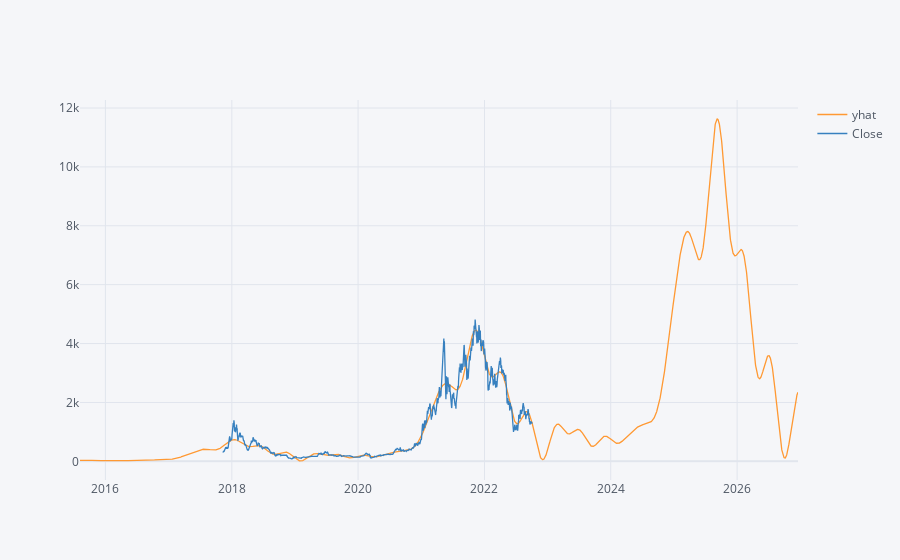

The notebook cell this image was saved under:
### Code cell
result[['yhat', 'Close']].iplot()

### Figure 1 — Plotly figure (JSON) as saved in the notebook; plotly's stock layout.template omitted (floating-point values rounded to 4 significant figures; data arrays with more than 128 entries replaced by an {"elided": "..."} marker saying what was removed)
{"data": [{"line": {"color": "rgba(255, 153, 51, 1.0)", "dash": "solid", "shape": "linear", "width": 1.3}, "mode": "lines", "name": "yhat", "text": "", "type": "scatter", "x": {"elided": "4154 str values"}, "y": {"elided": "4154 mixed values"}}, {"line": {"color": "rgba(55, 128, 191, 1.0)", "dash": "solid", "shape": "linear", "width": 1.3}, "mode": "lines", "name": "Close", "text": "", "type": "scatter", "x": {"elided": "4154 str values"}, "y": {"elided": "4154 mixed values"}}], "layout": {"legend": {"bgcolor": "#F5F6F9", "font": {"color": "#4D5663"}}, "paper_bgcolor": "#F5F6F9", "plot_bgcolor": "#F5F6F9", "title": {"font": {"color": "#4D5663"}}, "xaxis": {"gridcolor": "#E1E5ED", "showgrid": true, "tickfont": {"color": "#4D5663"}, "title": {"font": {"color": "#4D5663"}, "text": ""}, "zerolinecolor": "#E1E5ED"}, "yaxis": {"gridcolor": "#E1E5ED", "showgrid": true, "tickfont": {"color": "#4D5663"}, "title": {"font": {"color": "#4D5663"}, "text": ""}, "zerolinecolor": "#E1E5ED"}}}
